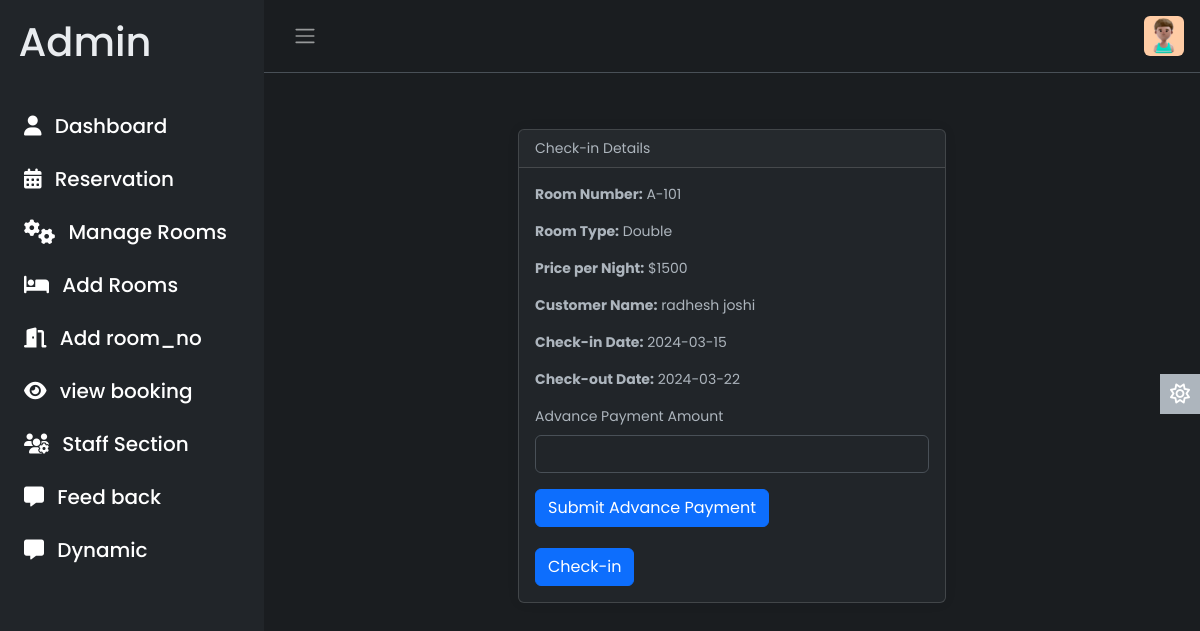
The page /admin/check_in.php?room_id=1 (signed in) on the database its author committed.
### tables this page shows
CREATE TABLE `room` (
  `room_id` int(10) NOT NULL,
  `room_type_id` int(10) NOT NULL,
  `room_no` varchar(10) NOT NULL,
  `status` tinyint(1) DEFAULT NULL,
  `check_in_status` tinyint(1) NOT NULL,
  `check_out_status` tinyint(1) NOT NULL,
  `deleteStatus` tinyint(1) DEFAULT 0
);

CREATE TABLE `room_type` (
  `room_type_id` int(10) NOT NULL,
  `room_type` varchar(100) NOT NULL,
  `price` int(10) NOT NULL,
  `max_person` int(10) NOT NULL,
  `offers` int(50) NOT NULL,
  `description` varchar(120) NOT NULL,
  `image` varchar(50) NOT NULL
);

CREATE TABLE `customer` (
  `c_id` int(11) NOT NULL,
  `c_name` varchar(50) NOT NULL,
  `email` varchar(100) NOT NULL,
  `number` varchar(20) NOT NULL,
  `add` varchar(255) NOT NULL
);

CREATE TABLE `booking` (
  `booking_id` int(10) NOT NULL,
  `customer_id` int(10) NOT NULL,
  `room_id` int(10) NOT NULL,
  `booking_date` timestamp NOT NULL DEFAULT current_timestamp(),
  `check_in` varchar(100) DEFAULT NULL,
  `check_out` varchar(100) NOT NULL,
  `total_price` int(10) NOT NULL,
  `remaining_price` int(10) NOT NULL,
  `payment_status` tinyint(1) NOT NULL,
  `max_person` int(112) NOT NULL,
  `advance_payment` int(50) NOT NULL
);

### admin/check_in.php (the view, shortened to what this page needs)
<?php
include 'include/conn.php';
?>
<!DOCTYPE html>
<html lang="en" data-bs-theme="dark">
<head>
    <link rel="stylesheet" href="https://cdn.jsdelivr.net/npm/bootstrap@5.3.0-alpha2/dist/css/bootstrap.min.css" />
    <link rel="stylesheet" href="css/style.css" />
</head>
<body>
    <div class="wrapper">
        <?php include 'include/aside.php'?>
        <div class="main">
            <?php include 'include/nav.php'?>
            <main class="content px-3 py-2">
                <div class="container mt-5">
                    <div class="row justify-content-center">
                        <div class="col-md-6">
                            <div class="card">
                                <div class="card-header">Check-in Details</div>
                                <div class="card-body">
                                    <?php
                                    if (isset($_GET['room_id'])) {
                                        $room_id = $_GET['room_id'];
                                        $query = "SELECT r.*, rt.room_type, rt.price AS room_price, b.*, c.*
                                                  FROM room r
                                                  JOIN room_type rt ON r.room_type_id = rt.room_type_id
                                                  LEFT JOIN booking b ON r.room_id = b.room_id
                                                  LEFT JOIN customer c ON b.customer_id = c.c_id
                                                  WHERE r.room_id = '$room_id'";
                                        $result = mysqli_query($conn, $query);
                                        if ($result && mysqli_num_rows($result) > 0) {
                                            $row = mysqli_fetch_assoc($result);
                                    ?>
                                            <p><strong>Room Number:</strong> <?php echo $row['room_no']; ?></p>
                                            <p><strong>Room Type:</strong> <?php echo $row['room_type']; ?></p>
                                            <p><strong>Price per Night:</strong> $<?php echo $row['room_price']; ?></p>
                                            <p><strong>Customer Name:</strong> <?php echo $row['c_name']; ?></p>
                                            <p><strong>Check-in Date:</strong> <?php echo $row['check_in']; ?></p>
                                            <p><strong>Check-out Date:</strong> <?php echo $row['check_out']; ?></p>
                                            <form action='check_in.php' method='post'>
                                                <div class='mb-3'>
                                                    <label for='advance_payment' class='form-label'>Advance Payment Amount</label>
                                                    <input type='number' class='form-control' id='advance_payment' name='advance_payment'>
                                                </div>
                                                <button type='submit' class='btn btn-primary'>Submit Advance Payment</button>
                                            </form>
<br>
                                            <?php if ($row['check_in_status'] == 1) { ?>
                                                <button class='btn btn-primary' disabled>Check-in</button>
                                            <?php } else { ?>
                                                <a href='#' class='btn btn-primary'>Check-in</a>
                                            <?php } ?>
                                    <?php
                                        } else {
                                            echo "No records found for the provided room ID.";
                                        }
                                    } else {
                                        echo "Room ID is not provided.";
                                    }
                                    ?>
                                </div>
                            </div>
                        </div>
                    </div>
                </div>
            </main>
        </div>
    </div>
    <a href="#" class="theme-toggle">
        <i class="fa-regular fa-sun"></i>
    </a>
</body>
</html>

### admin/css/style.css (style rules this page uses)
body { font-family: 'Poppins', sans-serif; font-size: 0.875rem; opacity: 1; overflow-y: scroll; margin: 0; }
a { cursor: pointer; text-decoration: none; font-family: 'Poppins', sans-serif; }
.wrapper { align-items: stretch; display: flex; width: 100%; }
.main { display: flex; flex-direction: column; min-height: 100vh; min-width: 0; overflow: hidden; transition: all 0.35s ease-in-out; width: 100%; background: var(--bs-dark-bg-subtle); }
.content { flex: 1; max-width: 100vw; width: 100vw; }
@media (min-width:768px) { .content { max-width: auto; width: auto; } }
.card { box-shadow: 0 0 .875rem 0 rgba(34, 46, 60, .05); margin-bottom: 24px; }
.theme-toggle { position: fixed; top: 50%; transform: translateY(-65%); text-align: center; z-index: 10; right: 0; left: auto; border: none; background-color: var(--bs-body-color); }
html[data-bs-theme="dark"] .theme-toggle .fa-sun, html[data-bs-theme="light"] .theme-toggle .fa-moon { cursor: pointer; padding: 10px; display: block; font-size: 1.25rem; color: #FFF; }

### rows shown on the page
room: room_no "A-101", room_type.room_type "Double", room_type.price "1500", customer.c_name "radhesh joshi", booking.check_in "2024-03-15", booking.check_out "2024-03-22"
